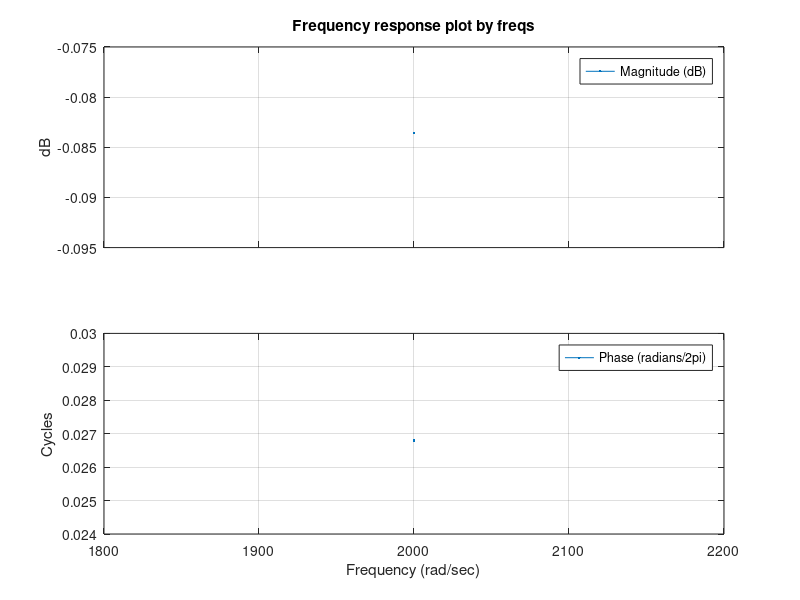

The MATLAB script that drew this image: (Note: this script raises an error after producing the figure.)
G=tf([1],[7371/1250000000000 83/1000000 1]);
Gd=c2d(G,1/44100,'tustin');
freqs([7371/1250000000000 83/1000000 1],[1],2000)
figure
freqs([1 -1.656 0.7298],[0.01845 0.0369 0.01845])
%options = bodeoptions;
%options.FreqUnits = 'Hz';
bode(G,Gd,{1000 100000},options)
